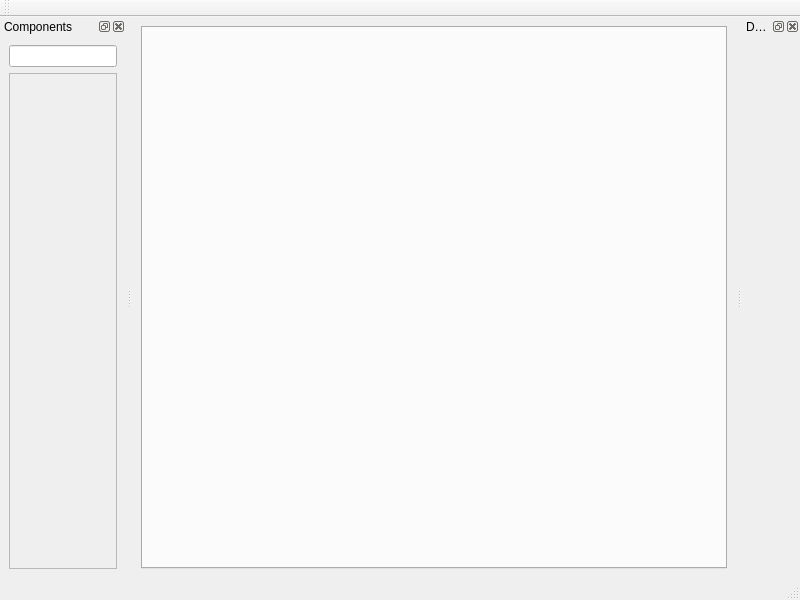
<?xml version="1.0" encoding="UTF-8"?>
<ui version="4.0">
 <class>EditorWindow</class>
 <widget class="QMainWindow" name="EditorWindow">
  <property name="geometry">
   <rect>
    <x>0</x>
    <y>0</y>
    <width>800</width>
    <height>600</height>
   </rect>
  </property>
  <property name="windowTitle">
   <string>MainWindow</string>
  </property>
  <property name="locale">
   <locale language="English" country="UnitedStates"/>
  </property>
  <widget class="QWidget" name="centralwidget">
   <layout class="QVBoxLayout" name="verticalLayout_2">
    <item>
     <widget class="EditorTabWidget" name="tabWidget_editor">
      <property name="currentIndex">
       <number>0</number>
      </property>
      <property name="tabsClosable">
       <bool>true</bool>
      </property>
      <property name="movable">
       <bool>true</bool>
      </property>
      <property name="tabBarAutoHide">
       <bool>true</bool>
      </property>
      <widget class="QWidget" name="tab_welcome">
       <attribute name="title">
        <string>Welcome</string>
       </attribute>
      </widget>
     </widget>
    </item>
   </layout>
  </widget>
  <widget class="QMenuBar" name="menubar">
   <property name="geometry">
    <rect>
     <x>0</x>
     <y>0</y>
     <width>800</width>
     <height>33</height>
    </rect>
   </property>
  </widget>
  <widget class="QStatusBar" name="statusbar"/>
  <widget class="QDockWidget" name="dockWidget_components">
   <property name="windowTitle">
    <string>Components</string>
   </property>
   <attribute name="dockWidgetArea">
    <number>1</number>
   </attribute>
   <widget class="SizingDockContent" name="dockWidgetContents_comp">
    <layout class="QVBoxLayout" name="verticalLayout">
     <item>
      <widget class="QLineEdit" name="lineEdit_component"/>
     </item>
     <item>
      <widget class="QScrollArea" name="scrollArea_components">
       <property name="widgetResizable">
        <bool>true</bool>
       </property>
       <widget class="QWidget" name="scrollAreaCompContents">
        <property name="geometry">
         <rect>
          <x>0</x>
          <y>0</y>
          <width>130</width>
          <height>466</height>
         </rect>
        </property>
       </widget>
      </widget>
     </item>
    </layout>
   </widget>
  </widget>
  <widget class="QDockWidget" name="dockWidget_details">
   <property name="windowTitle">
    <string>Details</string>
   </property>
   <attribute name="dockWidgetArea">
    <number>2</number>
   </attribute>
   <widget class="SizingDockContent" name="dockWidgetContents_details"/>
  </widget>
  <widget class="QToolBar" name="toolBar">
   <property name="windowTitle">
    <string>toolBar</string>
   </property>
   <attribute name="toolBarArea">
    <enum>TopToolBarArea</enum>
   </attribute>
   <attribute name="toolBarBreak">
    <bool>false</bool>
   </attribute>
  </widget>
 </widget>
 <customwidgets>
  <customwidget>
   <class>SizingDockContent</class>
   <extends>QWidget</extends>
   <header location="global">sizing_dock_content.h</header>
   <container>1</container>
  </customwidget>
  <customwidget>
   <class>EditorTabWidget</class>
   <extends>QTabWidget</extends>
   <header location="global">editor_tab_widget.h</header>
   <container>1</container>
  </customwidget>
 </customwidgets>
 <resources/>
 <connections/>
</ui>
